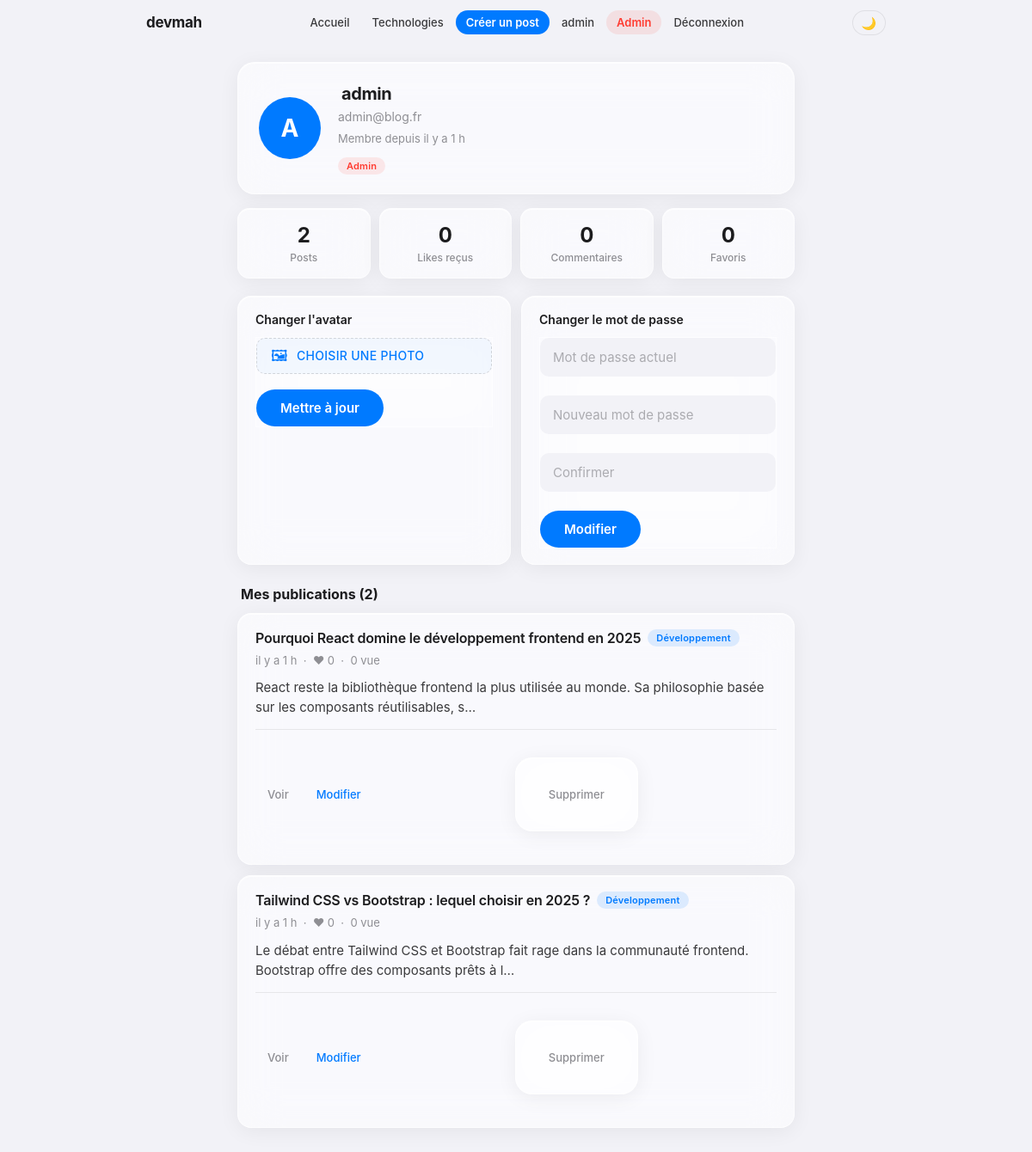
Page /index.php?action=showProfile (signed in) on the committed database.
### tables this page shows
CREATE TABLE users (
    id INT AUTO_INCREMENT PRIMARY KEY,

     
    username VARCHAR(50) NOT NULL UNIQUE,

     
    email VARCHAR(100) NOT NULL UNIQUE,

     
    password VARCHAR(255) NOT NULL,

     
    role ENUM('user', 'admin') NOT NULL DEFAULT 'user',

     
    avatar VARCHAR(255) DEFAULT NULL,

     
    remember_token VARCHAR(64) DEFAULT NULL,
    remember_expires DATETIME DEFAULT NULL,

     
    created_at DATETIME NOT NULL DEFAULT CURRENT_TIMESTAMP
);

CREATE TABLE posts (
    id INT AUTO_INCREMENT PRIMARY KEY,

     
    user_id INT NOT NULL,

     
    title VARCHAR(150) NOT NULL,

     
    content TEXT NOT NULL,

     
    image_path VARCHAR(255) DEFAULT NULL,

     
    category ENUM('developpement', 'cybersecurite') NOT NULL DEFAULT 'developpement',

     
    technology VARCHAR(100) DEFAULT NULL,

     
    views INT NOT NULL DEFAULT 0,

     
    created_at DATETIME NOT NULL DEFAULT CURRENT_TIMESTAMP,
    updated_at DATETIME NOT NULL DEFAULT CURRENT_TIMESTAMP
    ON UPDATE CURRENT_TIMESTAMP,

     
    CONSTRAINT fk_posts_user
        FOREIGN KEY (user_id)
        REFERENCES users(id)
        ON DELETE CASCADE
        ON UPDATE CASCADE
);

### index.php (called while the page is built, shortened)
<?php
require_once 'controllers/postControllers.php';
?>

### models/userModel.php (called while the page is built, shortened)
<?php
function getUserById($pdo, $id)
{
    $sql = "SELECT id, username, email, role, avatar, created_at FROM users WHERE id = ?";
    $stmt = $pdo->prepare($sql);
    $stmt->execute([$id]);
    return $stmt->fetch(PDO::FETCH_ASSOC);
}
function getUserStats($pdo, $user_id)
{
    $stmt = $pdo->prepare("SELECT COUNT(*) FROM posts WHERE user_id = ?");
    $stmt->execute([$user_id]);
    $postCount = (int) $stmt->fetchColumn();
    $stmt = $pdo->prepare("SELECT COUNT(*) FROM likes INNER JOIN posts ON likes.post_id = posts.id WHERE posts.user_id = ?");
    $stmt->execute([$user_id]);
    $likesReceived = (int) $stmt->fetchColumn();
    $stmt = $pdo->prepare("SELECT COUNT(*) FROM comments WHERE user_id = ?");
    $stmt->execute([$user_id]);
    $commentCount = (int) $stmt->fetchColumn();
    $stmt = $pdo->prepare("SELECT COUNT(*) FROM bookmarks WHERE user_id = ?");
    $stmt->execute([$user_id]);
    $bookmarkCount = (int) $stmt->fetchColumn();
    return [
        'post_count'     => $postCount,
        'likes_received' => $likesReceived,
        'comment_count'  => $commentCount,
        'bookmark_count' => $bookmarkCount,
    ];
}
function getPostsByUserId($pdo, $user_id)
{
    $sql = "
        SELECT
            posts.id,
            posts.title,
            posts.content,
            posts.created_at,
            posts.category,
            posts.technology,
            posts.views,
            COUNT(likes.id) AS like_count
        FROM posts
        LEFT JOIN likes ON likes.post_id = posts.id
        WHERE posts.user_id = ?
        GROUP BY posts.id
        ORDER BY posts.created_at DESC
    ";
    $stmt = $pdo->prepare($sql);
    $stmt->execute([$user_id]);
    return $stmt->fetchAll(PDO::FETCH_ASSOC);
}
?>

### models/postModels.php (called while the page is built, shortened)
<?php
function getRelativeDate($datetime)
{
    $diff = time() - strtotime($datetime);
    if ($diff < 86400)   return "il y a " . floor($diff / 3600) . " h";
    $years = floor($diff / 31536000);
    return "il y a " . $years . " an" . ($years > 1 ? "s" : "");
}
?>

### view/users/profile.php (the view, shortened to what this page needs)
<?php require_once 'view/partial/header.php'; ?>
<main>
    <div class="profile-card">
        <div class="profile-avatar-wrap">
            <?php if (!empty($profileUser['avatar'])): ?>
                <img src="<?php echo htmlspecialchars($profileUser['avatar']); ?>" class="profile-avatar-img" alt="Avatar">
            <?php else: ?>
                <div class="profile-avatar-placeholder"><?php echo strtoupper(mb_substr($profileUser['username'], 0, 1)); ?></div>
            <?php endif; ?>
        </div>
        <div class="profile-info">
            <h2><?php echo htmlspecialchars($profileUser['username']); ?></h2>
            <p class="profile-email"><?php echo htmlspecialchars($profileUser['email']); ?></p>
            <p class="meta">Membre depuis <?php echo getRelativeDate($profileUser['created_at']); ?></p>
            <?php if ($profileUser['role'] === 'admin'): ?>
                <span class="badge badge-admin">Admin</span>
            <?php endif; ?>
        </div>
    </div>
    <div class="stats-grid">
        <div class="stat-card">
            <span class="stat-value"><?php echo $profileStats['post_count']; ?></span>
            <span class="stat-label">Posts</span>
        </div>
        <div class="stat-card">
            <span class="stat-value"><?php echo $profileStats['likes_received']; ?></span>
            <span class="stat-label">Likes reçus</span>
        </div>
        <div class="stat-card">
            <span class="stat-value"><?php echo $profileStats['comment_count']; ?></span>
            <span class="stat-label">Commentaires</span>
        </div>
        <div class="stat-card">
            <span class="stat-value"><?php echo $profileStats['bookmark_count']; ?></span>
            <span class="stat-label">Favoris</span>
        </div>
    </div>
    <div class="profile-settings">
        <div class="profile-section">
            <h3>Changer l'avatar</h3>
            <form action="index.php" method="POST" enctype="multipart/form-data" class="settings-form">
                <label for="avatarInput" class="avatar-upload-label" id="avatarLabel">
                    <span class="avatar-upload-icon">🖼</span>
                    <span class="avatar-upload-text">Choisir une photo</span>
                </label>
                <button type="submit" name="action" value="updateAvatar">Mettre à jour</button>
            </form>
        </div>
        <div class="profile-section">
            <h3>Changer le mot de passe</h3>
            <form action="index.php" method="POST" class="settings-form">
                <input type="password" name="current_password" placeholder="Mot de passe actuel" required>
                <input type="password" name="new_password"     placeholder="Nouveau mot de passe" required>
                <input type="password" name="confirm_password" placeholder="Confirmer" required>
                <button type="submit" name="action" value="updatePassword">Modifier</button>
            </form>
        </div>
    </div>
    <h3 class="section-title">Mes publications (<?php echo $profileStats['post_count']; ?>)</h3>
    <?php if (count($profilePosts) > 0): ?>
        <?php foreach ($profilePosts as $post): ?>
        <article>
            <div class="article-header">
                <h3><?php echo htmlspecialchars($post['title']); ?></h3>
                <span class="badge <?php echo $post['category'] === 'developpement' ? 'badge-dev' : 'badge-secu'; ?>">
                    <?php echo $post['category'] === 'developpement' ? 'Développement' : 'Cybersécurité'; ?>
                </span>
            </div>
            <p class="meta">
                <?php echo getRelativeDate($post['created_at']); ?>
                &nbsp;·&nbsp; ♥ <?php echo $post['like_count']; ?>
                &nbsp;·&nbsp; <?php echo $post['views']; ?> vue<?php echo $post['views'] > 1 ? 's' : ''; ?>
            </p>
            <p><?php echo nl2br(htmlspecialchars(mb_substr($post['content'], 0, 120))); ?>…</p>
            <div class="post-actions">
                <a href="index.php?action=showPost&id=<?php echo $post['id']; ?>" class="btn-detail">Voir</a>
                <a href="index.php?action=showEditPost&id=<?php echo $post['id']; ?>" class="btn-edit">Modifier</a>
                <form method="POST" action="index.php" style="display:inline;" onsubmit="return confirm('Supprimer ce post ?');">
                    <button type="submit" class="btn-delete">Supprimer</button>
                </form>
            </div>
        </article>
        <?php endforeach; ?>
    <?php else: ?>
        <div class="empty-message"><p>Aucune publication pour le moment.</p></div>
    <?php endif; ?>
</main>
<?php require_once 'view/partial/footer.php'; ?>

### controllers/postControllers.php (shortened to what this page needs)
<?php
require_once 'config/database.php';
require_once 'models/userModel.php';
require_once 'models/postModels.php';
if (isset($_GET['action'])) {
    if ($_GET['action'] == 'showLogin') {
        require_once 'view/users/login.php';
        exit();
    }
    else if ($_GET['action'] == 'showRegister') {
        require_once 'view/users/register.php';
        exit();
    }
    else if ($_GET['action'] == 'showTechnologies') {
        $technologies = getAllTechnologies($pdo);
        require_once 'view/technologies/index.php';
        exit();
    }
    else if ($_GET['action'] == 'showProfile') {
        $profileUser  = getUserById($pdo, $_SESSION['user']['id']);
        $profileStats = getUserStats($pdo, $_SESSION['user']['id']);
        $profilePosts = getPostsByUserId($pdo, $_SESSION['user']['id']);
        require_once 'view/users/profile.php';
        exit();
    }
}
?>

### view/partial/header.php (shortened to what this page needs)
<!DOCTYPE html>
<html lang="fr" data-theme="light">
<head>
    <link rel="stylesheet" href="assets/css/style.css">
</head>
<body>
<header>
    <div class="header-content">
        <div class="header-title">
            <a href="index.php" style="text-decoration:none; color:inherit;"><h1>devmah</h1></a>
        </div>
        <nav>
            <a href="index.php">Accueil</a>
            <a href="index.php?action=showTechnologies">Technologies</a>
            <?php if (isset($_SESSION['user'])): ?>
                <a href="index.php?action=showCreate">Créer un post</a>
                <a href="index.php?action=showProfile" class="nav-profile">
                    <?php echo htmlspecialchars($_SESSION['user']['username']); ?>
                </a>
                <?php if ($_SESSION['user']['role'] === 'admin'): ?>
                    <a href="index.php?action=showAdmin" class="nav-admin">Admin</a>
                <?php endif; ?>
                <a href="index.php?action=logout">Déconnexion</a>
            <?php else: ?>
                <a href="index.php?action=showLogin">Connexion</a>
                <a href="index.php?action=showRegister">Inscription</a>
            <?php endif; ?>
        </nav>
        <button class="theme-toggle" onclick="toggleTheme()" title="Mode sombre / clair" aria-label="Changer le thème">
            <span id="theme-icon">🌙</span>
        </button>
    </div>
</header>

### view/partial/footer.php (shortened to what this page needs)
</body>
</html>

### rows in the picture
users: username "A", username "admin", email "admin@blog.fr", created_at "il y a 1 h"
posts: title "Pourquoi React domine le développement frontend en 2025", category "Développement", created_at "il y a 1 h", like_count "0", views "0", content "React reste la bibliothèque frontend la plus utilisée au monde. Sa philosophie basée sur les composants réutilisables, s"
posts: title "Tailwind CSS vs Bootstrap : lequel choisir en 2025 ?", category "Développement", created_at "il y a 1 h", like_count "0", views "0", content "Le débat entre Tailwind CSS et Bootstrap fait rage dans la communauté frontend. Bootstrap offre des composants prêts à l"

### other values in the picture
$_SESSION['user']['username'] "admin"
$profileStats['post_count'] "2"
$profileStats['likes_received'] "0"
$profileStats['comment_count'] "0"
$profileStats['bookmark_count'] "0"
